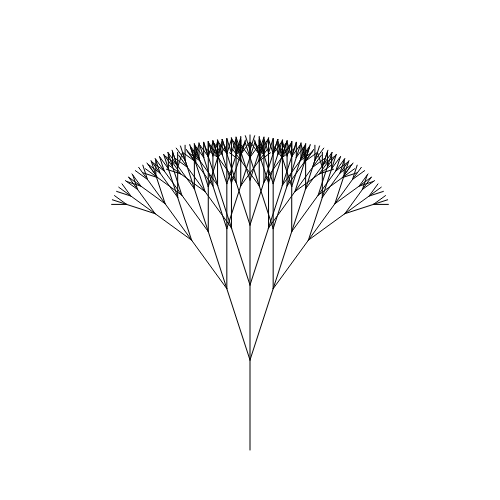
Frame 1 (no input)
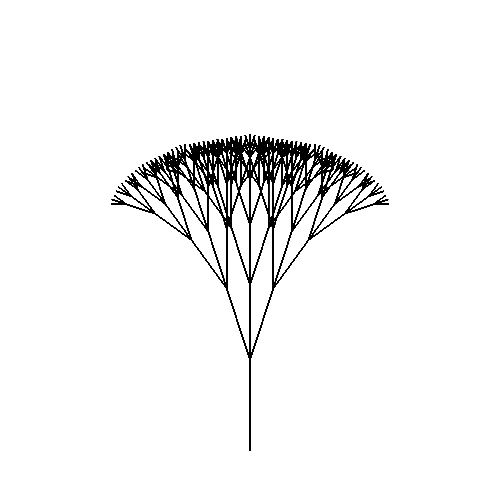
Frame 60 (no input)
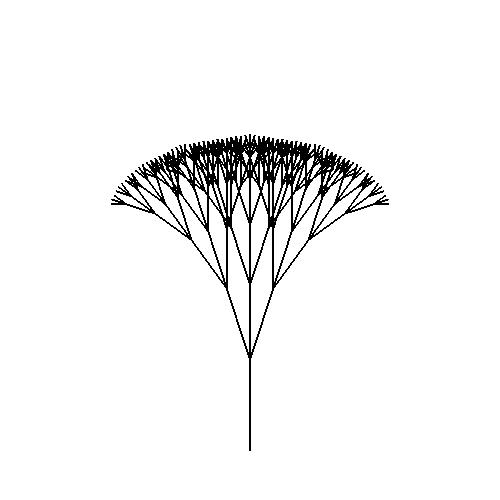
Frame 120 (the mouse pressed at the canvas centre since frame 60)

The p5.js sketch that drew these frames (run headless with seeded random() and noise() and a simulated clock; from frame 60 on, the mouse is pressed at the canvas centre):

// p5.js sketch
// ── sketch.js
// Project Title
// Your Name
// Date
//
// Extra for Experts:
// - describe what you did to take this project "above and beyond"


let scale = 15;


function setup() {
  createCanvas(500, 500);
  background(255);
  
}

function draw() {
  drawTree(width/2, height*.9, 90, 6);
}

function drawLine( x1,  y1,  x2,  y2,  depth) {
  //draw a line segment connecting (x1,y1) to (x2,y2)
  line(x1, y1, x2, y2);
}

function drawTree(x1, y1, angle, depth) {
  if (depth > 0) {
    let x2 = x1 + (cos(radians(angle))*depth*scale);     //calculate endpoints of current branch
    let y2 = y1 - (sin(radians(angle))*depth*scale);     //using trig ratios. Get shorter based on depth

    drawLine(x1, y1, x2, y2, depth);

    //for a 2-branch tree:
    drawTree(x2, y2, angle-18, depth-1);
    drawTree(x2, y2,angle,depth-1);
    drawTree(x2, y2, angle+18, depth-1);

  }
}
function drawleaf(){
  
}
